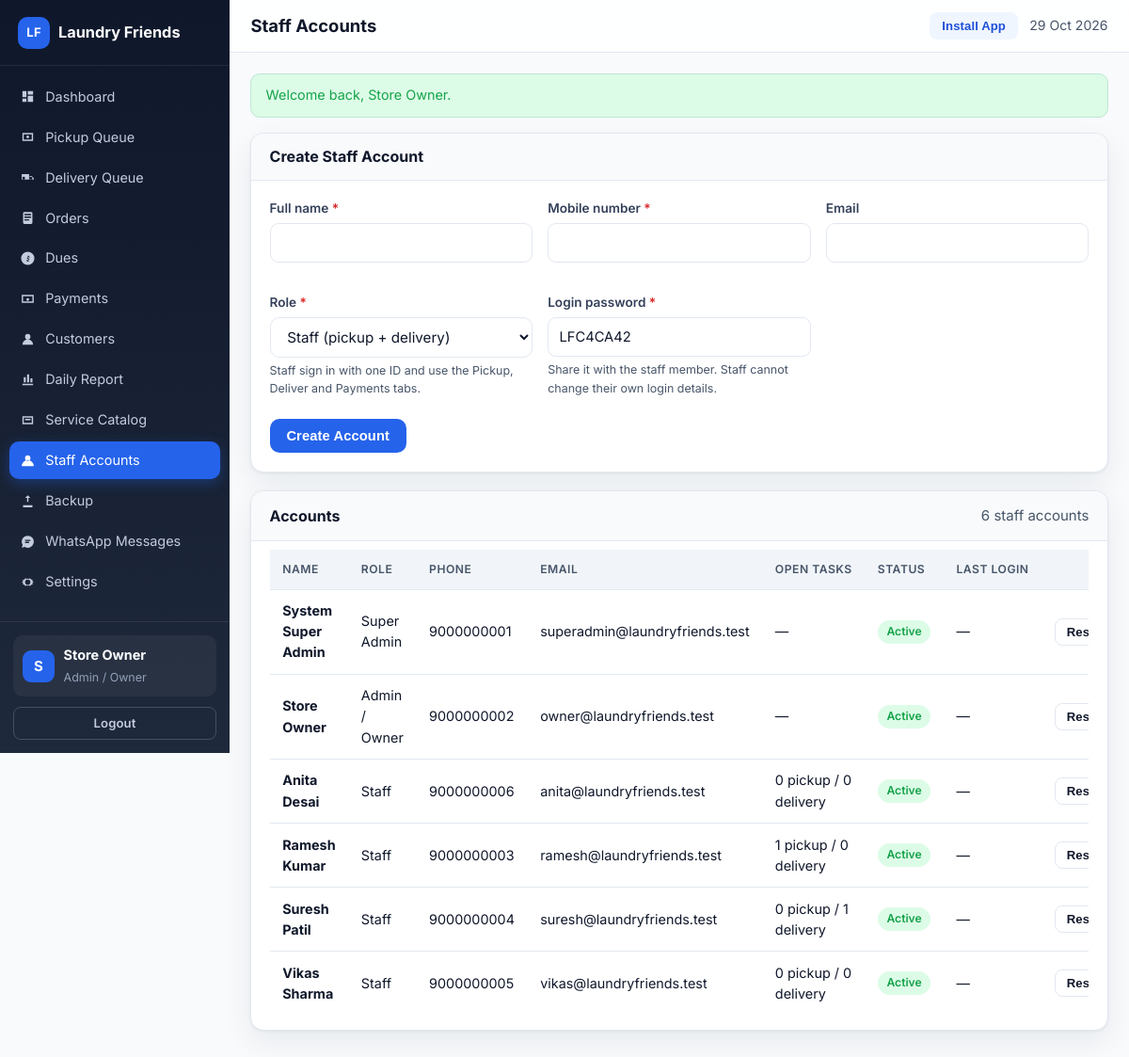
/admin/staff.php (signed in), run on the app's committed database.
### tables this page shows
CREATE TABLE IF NOT EXISTS users (
  id INT UNSIGNED AUTO_INCREMENT PRIMARY KEY,
  role ENUM('super_admin','admin','staff','customer') NOT NULL DEFAULT 'customer',
  name VARCHAR(100) NOT NULL,
  email VARCHAR(150) NULL,
  phone VARCHAR(20) NULL,
  phone_key VARCHAR(20) NULL,
  password_hash VARCHAR(255) NOT NULL,
  is_active TINYINT(1) NOT NULL DEFAULT 1,
  must_change_password TINYINT(1) NOT NULL DEFAULT 0,
  last_login_at DATETIME NULL,
  created_by INT UNSIGNED NULL,
  created_at DATETIME NOT NULL DEFAULT CURRENT_TIMESTAMP,
  updated_at DATETIME NOT NULL DEFAULT CURRENT_TIMESTAMP ON UPDATE CURRENT_TIMESTAMP,
  UNIQUE KEY uq_users_email (email),
  UNIQUE KEY uq_users_phone_key (phone_key),
  KEY idx_users_role (role),
  KEY idx_users_active (is_active)
);

### config/helpers.php (called while the page is built, shortened)
<?php
function e(?string $value): string
{
    return htmlspecialchars((string) $value, ENT_QUOTES | ENT_SUBSTITUTE, 'UTF-8');
}
function url(string $path = ''): string
{
    return BASE_URL . '/' . ltrim($path, '/');
}
function asset(string $path): string
{
    $suffix = '';
    if (strpos($path, '?') === false && preg_match('/\.(js|css)$/', $path) === 1) {
        $suffix = '?v=' . APP_ASSET_VERSION;
    }
    return url($path) . $suffix;
}
function take_flashes(): array
{
    $flashes = $_SESSION['_flash'] ?? [];
    return $flashes;
}
function role_label(string $role): string
{
    $map = [
        'super_admin' => 'Super Admin',
        'admin' => 'Admin / Owner',
        'staff' => 'Staff',
        'pickup' => 'Staff',
        'delivery' => 'Staff',
        'customer' => 'Customer',
    ];
    return $map[$role] ?? ucfirst($role);
}
function staff_roles(): array
{
    return ['staff', 'pickup', 'delivery'];
}
function format_datetime(?string $date): string
{
    if ($date === null || $date === '') {
        return '—';
    }
    $ts = strtotime($date);
    return $ts === false ? '—' : date('d M Y, h:i A', $ts);
}

### config/auth.php (called while the page is built, shortened)
<?php
function current_user(): ?array
{
    static $user = null;
    static $loaded = false;
    if ($loaded) {
        return $user;
    }
    $loaded = true;
    $user = db_row('SELECT * FROM users WHERE id = ? AND is_active = 1', [(int) $_SESSION['user_id']]);
    return $user;
}
function require_login(bool $allowPasswordChange = false): array
{
    $user = current_user();
    return $user;
}
function require_roles(array $roles): array
{
    $user = require_login();
    return $user;
}
function require_admin(): array
{
    return require_roles(['super_admin', 'admin']);
}

### config/db.php (called while the page is built, shortened)
<?php
function db(): PDO
{
    static $pdo = null;
    if ($pdo instanceof PDO) {
        return $pdo;
    }
    $dsn = 'mysql:host=' . DB_HOST . ';port=' . DB_PORT . ';dbname=' . DB_NAME . ';charset=utf8mb4';
    try {
        $pdo = new PDO($dsn, DB_USER, DB_PASS, [
            PDO::ATTR_ERRMODE => PDO::ERRMODE_EXCEPTION,
            PDO::ATTR_DEFAULT_FETCH_MODE => PDO::FETCH_ASSOC,
            PDO::ATTR_EMULATE_PREPARES => false,
        ]);
        $pdo->exec("SET time_zone = '" . DB_TIMEZONE . "'");
    } catch (PDOException $e) {
        app_log_throwable($e);
        throw new RuntimeException('Database connection failed. Please try again in a moment.', 0, $e);
    }
    return $pdo;
}
function db_all(string $sql, array $params = []): array
{
    $stmt = db()->prepare($sql);
    $stmt->execute($params);
    return $stmt->fetchAll();
}
function db_row(string $sql, array $params = []): ?array
{
    $stmt = db()->prepare($sql);
    $stmt->execute($params);
    $row = $stmt->fetch();
    return $row === false ? null : $row;
}

### admin/staff.php (the view, shortened to what this page needs)
<?php
require_once dirname(__DIR__) . '/includes/layout.php';
$user = require_admin();
$staffRows = db_all(
    "SELECT u.*,
            (SELECT COUNT(*) FROM orders o WHERE o.pickup_staff_id = u.id AND o.status IN ('new','pickup_assigned')) AS pickup_tasks,
            (SELECT COUNT(*) FROM orders o WHERE o.delivery_staff_id = u.id AND o.status IN ('ready_for_delivery','out_for_delivery')) AS delivery_tasks
     FROM users u
     WHERE u.role IN ('super_admin','admin','staff','pickup','delivery')
     ORDER BY u.role, u.name"
);
layout_start('Staff Accounts', 'app');
?>
<div class="panel">
    <div class="panel-head"><h2>Create Staff Account</h2></div>
    <div class="panel-body">
        <form method="post" action="<?= e(url('admin/staff.php')) ?>">
            <div class="form-grid">
                <div class="form-group">
                    <label for="name" class="required">Full name</label>
                    <input type="text" id="name" name="name" required>
                </div>
                <div class="form-group">
                    <label for="phone" class="required">Mobile number</label>
                    <input type="tel" inputmode="tel" maxlength="16" id="phone" name="phone" required title="10-digit mobile number">
                </div>
                <div class="form-group">
                    <label for="email">Email</label>
                    <input type="email" id="email" name="email">
                </div>
                <div class="form-group">
                    <label for="role" class="required">Role</label>
                    <select name="role" id="role">
                        <option value="staff">Staff (pickup + delivery)</option>
                    </select>
                    <div class="help">Staff sign in with one ID and use the Pickup, Deliver and Payments tabs.</div>
                </div>
                <div class="form-group">
                    <label for="password" class="required">Login password</label>
                    <input type="text" id="password" name="password" value="LF<?= e(strtoupper(bin2hex(random_bytes(3)))) ?>" required>
                    <div class="help">Share it with the staff member. Staff cannot change their own login details.</div>
                </div>
            </div>
            <div class="form-actions">
                <button class="btn" type="submit">Create Account</button>
            </div>
        </form>
    </div>
</div>
<div class="panel">
    <div class="panel-head">
        <h2>Accounts</h2>
        <span class="subtle"><?= e((string) count($staffRows)) ?> staff accounts</span>
    </div>
    <div class="panel-body tight">
        <div class="table-wrap">
            <table class="data">
                <thead>
                    <tr>
                        <th>Name</th>
                        <th>Role</th>
                        <th>Phone</th>
                        <th>Email</th>
                        <th>Open Tasks</th>
                        <th>Status</th>
                        <th>Last Login</th>
                        <th class="actions">Actions</th>
                    </tr>
                </thead>
                <tbody>
                <?php foreach ($staffRows as $staff): ?>
                    <tr>
                        <td><strong><?= e($staff['name']) ?></strong></td>
                        <td><?= e(role_label((string) $staff['role'])) ?></td>
                        <td><?= e((string) ($staff['phone'] ?? '—')) ?></td>
                        <td><?= e((string) ($staff['email'] ?? '—')) ?></td>
                        <td><?= in_array($staff['role'], staff_roles(), true) ? e((string) $staff['pickup_tasks'] . ' pickup / ' . (string) $staff['delivery_tasks'] . ' delivery') : '—' ?></td>
                        <td>
                            <span class="badge <?= (int) $staff['is_active'] === 1 ? 'badge-success' : 'badge-muted' ?>">
                                <?= (int) $staff['is_active'] === 1 ? 'Active' : 'Disabled' ?>
                            </span>
                        </td>
                        <td><?= e(format_datetime($staff['last_login_at'])) ?></td>
                        <td class="actions">
                            <form method="post" style="display:inline;">
                                <button class="btn btn-sm btn-ghost" type="submit">Reset password</button>
                            </form>
                        </td>
                    </tr>
                <?php endforeach; ?>
                </tbody>
            </table>
        </div>
    </div>
</div>
<?php layout_end(); ?>

### includes/layout.php (shortened to what this page needs)
<?php
function layout_nav_items(): array
{
    $user = current_user();
    switch ($user['role']) {
        case 'super_admin':
        case 'admin':
            return [
                ['label' => 'Dashboard', 'href' => 'admin/index.php', 'icon' => 'M4 13h6V4H4v9zm0 7h6v-5H4v5zm8 0h8v-9h-8v9zm0-16v5h8V4h-8z'],
                ['label' => 'Pickup Queue', 'href' => 'admin/pickup-queue.php', 'icon' => 'M4 6h16v12H4V6zm2 2v8h12V8H6zm6 6a2 2 0 110-4 2 2 0 010 4z'],
                ['label' => 'Delivery Queue', 'href' => 'admin/delivery-queue.php', 'icon' => 'M3 7h11v8H3V7zm12 3h3l3 3v2h-6v-5zm-9 5a2 2 0 100-4 2 2 0 000 4zm11 0a2 2 0 100-4 2 2 0 000 4z'],
                ['label' => 'Orders', 'href' => 'admin/orders.php', 'icon' => 'M7 3h10a2 2 0 012 2v14a2 2 0 01-2 2H7a2 2 0 01-2-2V5a2 2 0 012-2zm0 3v2h10V6H7zm0 4v2h10v-2H7zm0 4v2h7v-2H7z'],
                ['label' => 'Dues', 'href' => 'admin/dues.php', 'icon' => 'M12 2a10 10 0 100 20 10 10 0 000-20zm1 15h-2v-1.2c-.6-.2-1.1-.6-1.2-1.3h2c.1.3.3.5.7.5.5 0 .8-.3.8-.8 0-.5-.3-.7-.9-1-.8-.3-1.6-.7-1.6-1.7 0-.7.5-1.2 1.1-1.4V8h2v1.1c.7.2 1.1.7 1.2 1.4h-2c-.1-.3-.3-.5-.6-.5-.4 0-.7.3-.7.7 0 .4.3.6.9.8.8.3 1.7.7 1.7 1.8 0 .8-.5 1.3-1.2 1.5V17z'],
                ['label' => 'Payments', 'href' => 'admin/payments.php', 'icon' => 'M3 6h18v12H3V6zm2 2v8h14V8H5zm7 3a2 2 0 110 4 2 2 0 010-4z'],
                ['label' => 'Customers', 'href' => 'admin/customers.php', 'icon' => 'M12 12a4 4 0 100-8 4 4 0 000 8zm-8 8a8 8 0 1116 0H4z'],
                ['label' => 'Daily Report', 'href' => 'admin/reports/daily.php', 'icon' => 'M4 20h16v-2H4v2zM6 16h3V8H6v8zm5 0h3V4h-3v12zm5 0h3v-6h-3v6z'],
                ['label' => 'Service Catalog', 'href' => 'admin/catalog.php', 'icon' => 'M4 6h16v12H4V6zm2 2v8h12V8H6zm2 2h8v2H8v-2z'],
                ['label' => 'Staff Accounts', 'href' => 'admin/staff.php', 'icon' => 'M12 12a4 4 0 100-8 4 4 0 000 8zm-9 8a9 9 0 1118 0H3z'],
                ['label' => 'Backup', 'href' => 'admin/backup.php', 'icon' => 'M12 3l4 4h-3v6h-2V7H8l4-4zm-7 15h14v3H5v-3z'],
                ['label' => 'WhatsApp Messages', 'href' => 'admin/whatsapp-templates.php', 'icon' => 'M12 3a9 9 0 00-7.7 13.6L3 21l4.5-1.2A9 9 0 1012 3zm-4 6h8v2H8V9zm0 3h6v2H8v-2z'],
                ['label' => 'Settings', 'href' => 'admin/settings.php', 'icon' => 'M12 8a4 4 0 100 8 4 4 0 000-8zm9 4l-2 1.2.3 2.3-2.3.3L15.5 18l-1.9-1.4L12 17.6l-1.6-1L8.5 18l-1.5-2.2-2.3-.3.3-2.3L3 12l2-1.2-.3-2.3L7 8.2 8.5 6l1.9 1.4L12 6.4l1.6 1L15.5 6l1.5 2.2 2.3.3-.3 2.3L21 12z'],
            ];
    }
    return [];
}
function layout_is_active(string $href): bool
{
    $self = basename($_SERVER['SCRIPT_NAME'] ?? '');
    $target = basename($href);
    if ($self === $target) {
        return true;
    }
    $selfDir = basename(dirname($_SERVER['SCRIPT_NAME'] ?? ''));
    $targetDir = basename(dirname($href));
    return $self === $target && $selfDir === $targetDir;
}
function layout_start(string $title, string $layout = 'app'): void
{
    $user = current_user();
    $flashes = take_flashes();
    ?><!DOCTYPE html>
<html lang="en">
<head>
<link rel="stylesheet" href="<?= e(asset('assets/css/app.css')) ?>">
</head>
<body class="layout-<?= e($layout) ?>">
<?php if ($layout === 'public'): ?>
<header class="public-header">
    <div class="container nav-row">
        <a class="brand" href="<?= e(url('index.php')) ?>">
            <span class="brand-mark">LF</span>
            <span><?= e(APP_NAME) ?></span>
        </a>
        <nav class="public-nav">
            <a href="<?= e(url('index.php')) ?>#services">Services</a>
            <a href="<?= e(url('index.php')) ?>#how">How it works</a>
            <a href="<?= e(url('index.php')) ?>#contact">Contact</a>
            <button class="btn btn-soft btn-sm install-btn" type="button" data-install-app>Install App</button>
            <?php if ($user !== null): ?>
                <a class="btn btn-primary btn-sm" href="<?= e(url(home_for_role($user['role']))) ?>">Go to Dashboard</a>
                <a class="btn btn-ghost btn-sm" href="<?= e(url('logout.php')) ?>">Logout</a>
            <?php else: ?>
                <a class="btn btn-ghost btn-sm" href="<?= e(url('login.php')) ?>">Login</a>
                <a class="btn btn-primary btn-sm" href="<?= e(url('customer/schedule-pickup.php')) ?>">Schedule Pickup</a>
            <?php endif; ?>
        </nav>
    </div>
</header>
<?php elseif ($layout === 'app'): ?>
<div class="app-shell">
    <aside class="sidebar" id="sidebar">
        <div class="sidebar-brand">
            <a class="brand" href="<?= e(url('index.php')) ?>">
                <span class="brand-mark">LF</span>
                <span><?= e(APP_NAME) ?></span>
            </a>
        </div>
        <nav class="sidebar-nav">
            <?php foreach (layout_nav_items() as $item): ?>
                <a class="nav-link<?= layout_is_active($item['href']) ? ' active' : '' ?>" href="<?= e(url($item['href'])) ?>">
                    <svg viewBox="0 0 24 24" aria-hidden="true"><path d="<?= e($item['icon']) ?>"/></svg>
                    <span><?= e($item['label']) ?></span>
                </a>
            <?php endforeach; ?>
        </nav>
        <div class="sidebar-footer">
            <div class="user-chip">
                <div class="avatar"><?= e(strtoupper(mb_substr($user['name'] ?? 'U', 0, 1))) ?></div>
                <div>
                    <strong><?= e($user['name'] ?? 'Guest') ?></strong>
                    <small><?= e(role_label($user['role'] ?? '')) ?></small>
                </div>
            </div>
            <a class="btn btn-ghost btn-sm btn-block" href="<?= e(url('logout.php')) ?>">Logout</a>
        </div>
    </aside>
    <div class="app-main">
        <header class="app-topbar">
            <h1 class="page-title"><?= e($title) ?></h1>
            <div class="topbar-right">
                <button class="btn btn-sm btn-soft install-btn" type="button" data-install-app>Install App</button>
                <span class="today-label"><?= e(date('d M Y')) ?></span>
            </div>
        </header>
        <main class="app-content">
<?php endif; ?>
<?php foreach ($flashes as $flash): ?>
    <div class="alert alert-<?= e($flash['type']) ?>"><?= e($flash['message']) ?></div>
<?php endforeach; ?>
<?php
}
function layout_end(): void
{
    $layout = $GLOBALS['__layout'] ?? 'app';
    ?>
<?php if ($layout === 'app'): ?>
        </main>
    </div>
</div>
<?php elseif ($layout === 'customer'): ?>
</main>
<?php layout_bottom_nav(); ?>
<?php endif; ?>
</body>
</html>
<?php
}
function layout_bottom_nav(): void
{
    $user = current_user();
    if ($user === null || !in_array($user['role'], array_merge(staff_roles(), ['customer']), true)) {
        return;
    }
    ?>
    <?php
}

### data on the page
users: name "S", name "Store Owner", role "Admin / Owner", phone "9000000002", email "owner@laundryfriends.test", is_active "Active", last_login_at "—"
users: name "System Super Admin", role "Super Admin", phone "9000000001", email "superadmin@laundryfriends.test", is_active "Active", last_login_at "—"
users: name "Anita Desai", role "Staff", phone "9000000006", email "anita@laundryfriends.test", delivery_tasks "0 pickup / 0 delivery", is_active "Active", last_login_at "—"
users: name "Ramesh Kumar", role "Staff", phone "9000000003", email "ramesh@laundryfriends.test", delivery_tasks "1 pickup / 0 delivery", is_active "Active", last_login_at "—"
users: name "Suresh Patil", role "Staff", phone "9000000004", email "suresh@laundryfriends.test", delivery_tasks "0 pickup / 1 delivery", is_active "Active", last_login_at "—"
users: name "Vikas Sharma", role "Staff", phone "9000000005", email "vikas@laundryfriends.test", delivery_tasks "0 pickup / 0 delivery", is_active "Active", last_login_at "—"

### other printed values
APP_NAME "Laundry Friends"
$item['label'] "Dashboard"
$item['label'] "Pickup Queue"
$item['label'] "Delivery Queue"
$item['label'] "Orders"
$item['label'] "Dues"
$item['label'] "Payments"
$item['label'] "Customers"
$item['label'] "Daily Report"
$item['label'] "Service Catalog"
$item['label'] "Staff Accounts"
$item['label'] "Backup"
$item['label'] "WhatsApp Messages"
$item['label'] "Settings"
$title "Staff Accounts"
